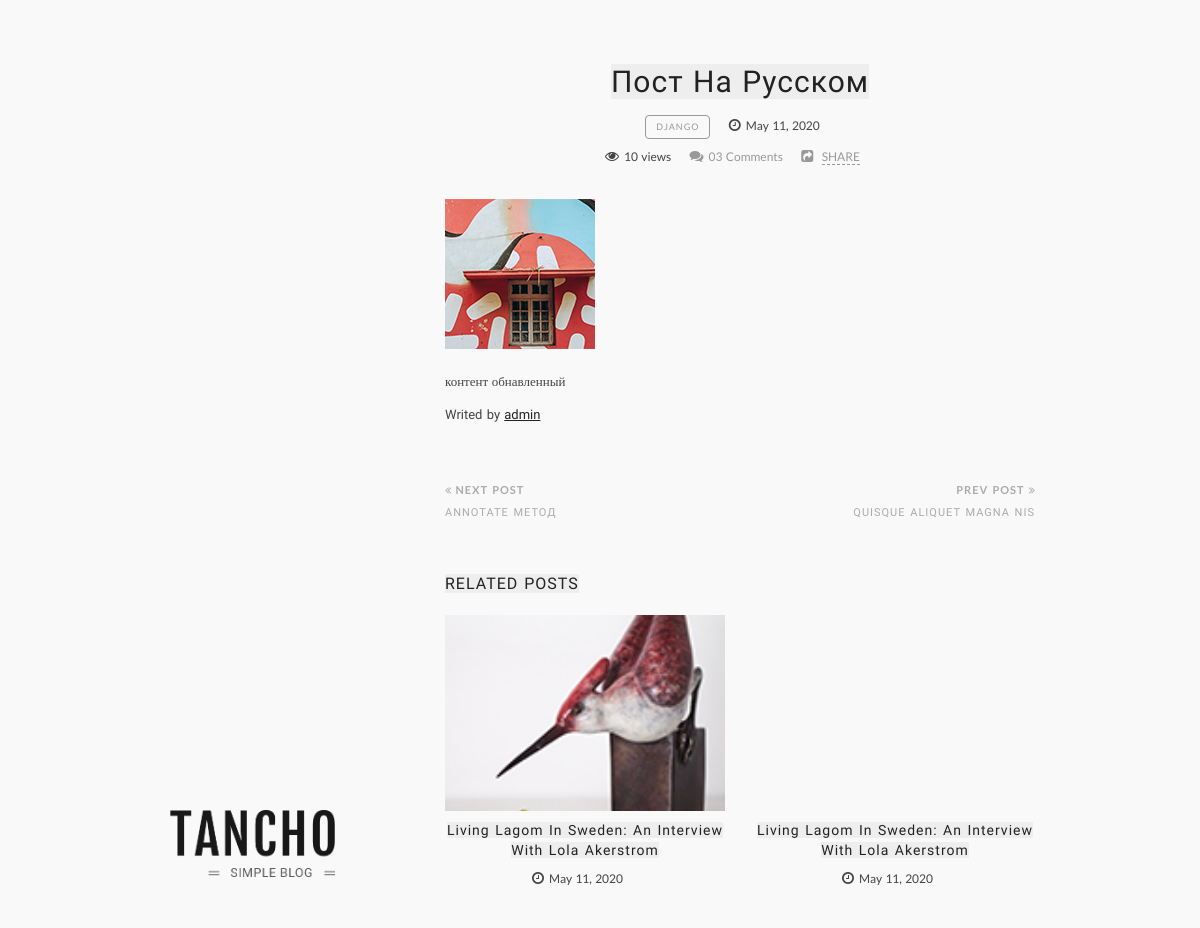
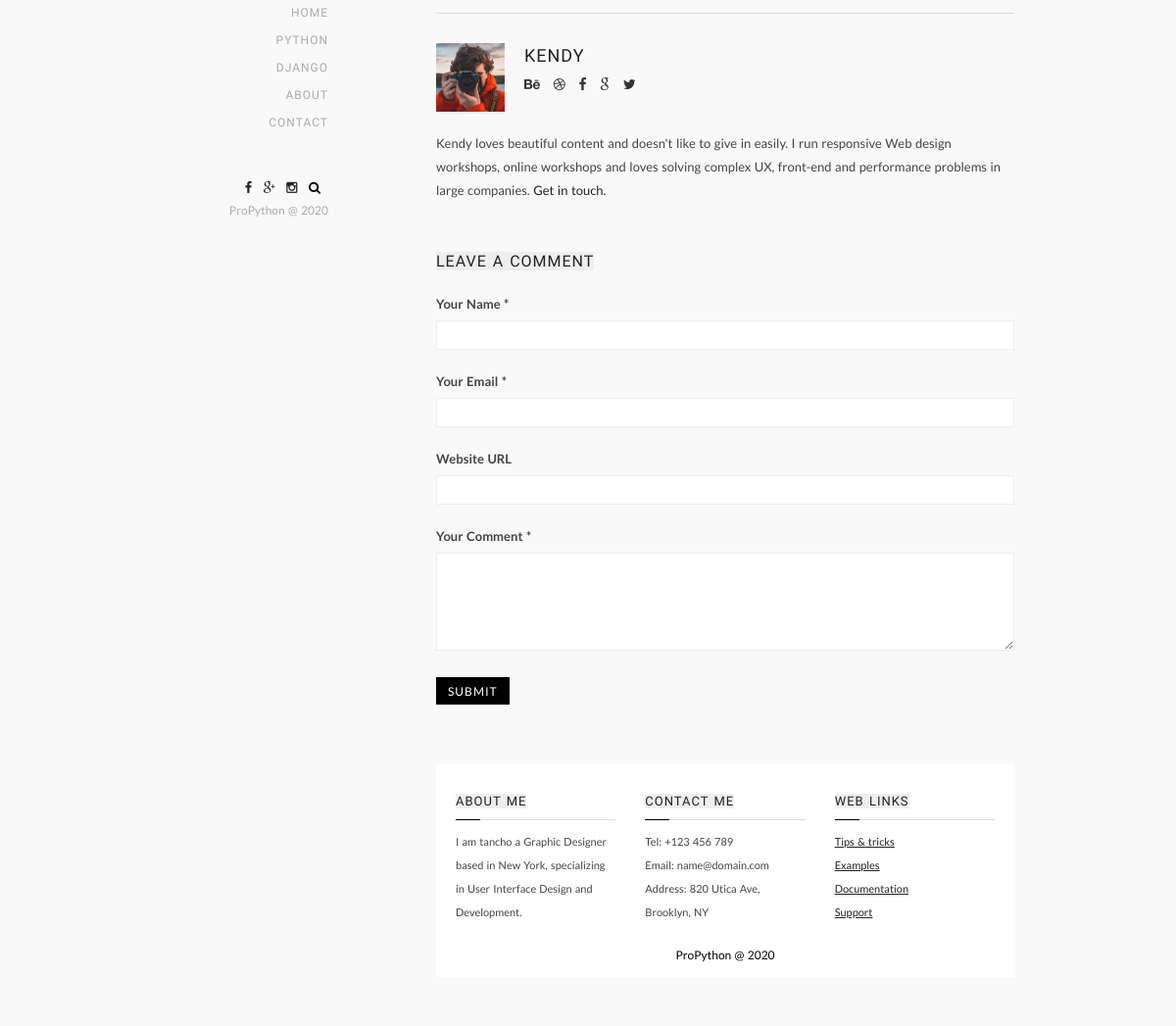
Page /posts/django/post-na-russkom-13/ on the committed database (2 pictures, top to bottom).
### posts/db/models.py (models this page shows, shortened)
class Post(models.Model):
    title = models.CharField(max_length=255)
    slug = models.SlugField(unique=True)
    author = models.ForeignKey(User, on_delete=models.CASCADE)
    category = models.ForeignKey(Category, on_delete=models.CASCADE)
    image = models.ImageField(default="default.jpg")
    content = models.TextField()
    views = models.IntegerField(default=0)
    updated = models.DateTimeField(auto_now=True)
    created = models.DateTimeField(auto_now_add=True)
    objects = PostManager()
    def get_absolute_url(self):
        return reverse("post-detail", kwargs={"slug": self.slug, "cat_slug": self.category.slug})
    @property
    def previous_post(self):
        previous = self.get_previous_by_created()
        if previous:
            return previous
        return None
    @property
    def next_post(self):
        next_p = self.get_next_by_created()
        if next_p:
            return next_p
        return None
    @property
    def comments(self):
        return self.comment_set.active_comments(post=self)
    @property
    def tags(self):
        return self.tag_set.all()

class Category(models.Model):
    title = models.CharField(max_length=255)
    slug = models.SlugField(unique=True)

### posts/views.py (the view, shortened to what this page needs)
# urls.py: path("posts/<str:cat_slug>/<str:slug>/", PostDetailView.as_view(), name="post-detail"),
class PostDetailView(ObjectViewMixin, FormMixin, DetailView):
    model = Post
    template_name = 'posts/post_detail.html'
    form_class = CommentForm
    def get_context_data(self, **kwargs):
        context = super().get_context_data(**kwargs)
        context['related_posts'] = Post.objects.related_posts(post_id=self.object.id, category=self.object.category)
        return context

### comments/forms.py
class CommentForm(forms.ModelForm):
    username = forms.CharField(
        label='Your Name *',
        widget = forms.TextInput(attrs={
        'type': 'text',
        'name': 'username'
        }))
    email = forms.EmailField(
        label='Your Email *',
        widget = forms.TextInput(attrs={
        'type': 'email',
        'name': 'email'
        }))
    site_url = forms.URLField(
        label='Website URL',
        required=False,
        widget = forms.TextInput(attrs={
        'id': 'url',
        'type': 'url',
        'name': 'url'
        }),
    )
    content = forms.CharField(
        label='Your Comment *',
        widget=forms.Textarea(attrs={
            'name': 'comment',
        })
    )
    class Meta:
        model = Comment
        fields = ['username', 'email', 'site_url', 'content',]

### comments/db/managers.py (called while the page is built)
    def active(self):
        return self.filter(is_active=True)

    def active_comments(self, post):
        return self.filter(post=post, is_active=True, parent=None)

    def get_queryset(self, *args, **kwargs):
        return CommentQuerySet(self.model, using=self._db)

    def all(self):
        return self.get_queryset().active()

    def active_comments(self, post):
        return self.get_queryset().active_comments(post)

### posts/db/managers.py (called while the page is built)
    def related_posts(self, post_id, category):
        posts = self.exclude(id=post_id).filter(category=category).order_by('?')
        if posts.count() >= 2:
            return posts[:2]
        return posts

    def get_queryset(self, *args, **kwargs):
        return PostQuerySet(self.model, using=self._db)

    def related_posts(self, post_id, category):
        return self.get_queryset().related_posts(post_id, category)

### posts/mixins.py (called while the page is built)
    def dispatch(self, request, *args, **kwargs):
        try:
            instance = self.get_object()
        except self.model.DoesNotExist:
            instance = None
        if instance is not None:
            views_signal.send(sender=instance.__class__, instance=instance, request=request)
        return super(ObjectViewMixin, self).dispatch(request, *args, **kwargs)

### templates/posts/post_detail.html (shortened to what this page needs)
{% extends 'base.html' %}
{% load static %}
{% block content %}
<div class="posts-inner">
    <article class="post">
        <div class="post-header">
            <h2 class="title"><span>{{ object.title }}</span></h2>
            <div class="post-details">
                <div class="post-cat">
                    <a href="{% url 'category' cat_slug=object.category.slug %}">{{ object.category.title }}</a>
                </div>
                <span class="post-date"><span>{{ object.created|date:'F d, Y' }}</span></span>
                <div class="post-details-child">
                    <span class="post-views">{{ object.views }} views</span>
                    <a href="#comments" class="post-comments">03 Comments</a>
                    <div class="post-share-icon">
                        <span>SHARE</span>
                    </div>
                </div>
            </div>
        </div>
        <div class="post-media">
            <img src="{{ object.image.url }}" alt="{{ object.title }}">
        </div>
        <div class="post-content">
            <div class="the-excerpt">
                <p>{{ object.content }}</p>
            </div>
            <div class="post-author">
                Writed by  <a href="#">{{ object.author.username }}</a>
            </div>
        </div>
    </article>
</div>
<div class="pagination-wrap">
    {% if object.previous_post  %}
    <div class="older">
        <a href="{{ object.previous_post.get_absolute_url }}" title="{{ object.previous_post.title }}">Prev Post <i class="fa fa-angle-double-right"></i></a>
        <h2 class="title">
            <a href="{{ object.previous_post.get_absolute_url }}">{{ object.previous_post.title }}</a>
        </h2>
    </div>
    {% endif %}
    {% if object.next_post %}
    <div class="newer">
        <a href="{{ object.next_post.get_absolute_url }}" title="{{ object.next_post.title }}"><i class="fa fa-angle-double-left"></i> Next Post</a>
        <h2 class="title">
            <a href="{{ object.next_post.get_absolute_url }}">{{ object.next_post.title }}</a>
        </h2>
    </div>
    {% endif %}
</div>
{% if related_posts %}
<div id="related-posts">
    <h2 class="title"><span>Related Posts</span></h2>
    <div class="row">
        {% for post in related_posts %}
            <div class="col-sm-6">
                <div class="post">
                    <div class="post-media" style="background-image: url({{ post.image.url }})">
                    </div>
                    <div class="post-entry">
                        <h3 class="title">
                            <a href="{{ object.next_post.get_absolute_url }}">Living Lagom in Sweden: An Interview With Lola Akerstrom</a>
                        </h3>
                        <div class="post-details">
                            <span class="post-date"><span>{{ object.created|date:'F d, Y' }}</span></span>
                        </div>
                    </div>
                </div>
            </div>
        {% endfor %}
    </div>
</div>
{% endif %}
<div class="author-box">
    <div class="header-top clearfix">
        <div class="avatar-author">
            <img src="{% static 'images/avatar.jpg' %}" alt="Avatar">
        </div>
        <div class="author-name">
            <h3 class="title">
                <a href="#">Kendy</a>
            </h3>
            <div class="author-socials">
                <a href="#" class="fa fa-behance" title="Behance"></a>
                <a href="#" class="fa fa-dribbble" title="Dribbble"></a>
                <a href="#" class="fa fa-facebook" title="Facebook"></a>
                <a href="#" class="fa fa-google" title="Google Plus"></a>
                <a href="#" class="fa fa-twitter" title="Twitter"></a>
            </div>
        </div>
    </div>
    <div class="author-description">
        Kendy loves beautiful content and doesn't like to give in easily. I run responsive Web design workshops, online workshops and loves solving complex UX, front-end and performance problems in large companies.
        <a href="#">Get in touch.</a>
    </div>
</div>
<div id="comments">
    <div id="respond" class="comment-respond">
        <h2 class="title"><span>Leave a Comment</span></h2>
        <form action="." method="POST" class="contact">
            {% for field in form %}
                <div class="contact-item">
                    <label>{{ field.label }}</label>
                    {{ field }}
                </div>
            {% endfor %}
            <div class="contact-item form-submit">
                <input name="submit" type="submit" id="submit" class="submit" value="Submit">
            </div>
        </form>
    </div>
</div>
{% endblock content %}

### rows in the picture
Post: title "Пост На Русском", category "DJANGO", created "May 11, 2020", views "10", image (picture), content "контент обнавленный", author.username "admin", previous_post "QUISQUE ALIQUET MAGNA NIS", next_post "ANNOTATE МЕТОД"
Post: image (picture)

### other values in the picture
{{ field.label }} "Your Name *" "Your Email *" "Website URL" "Your Comment *"
